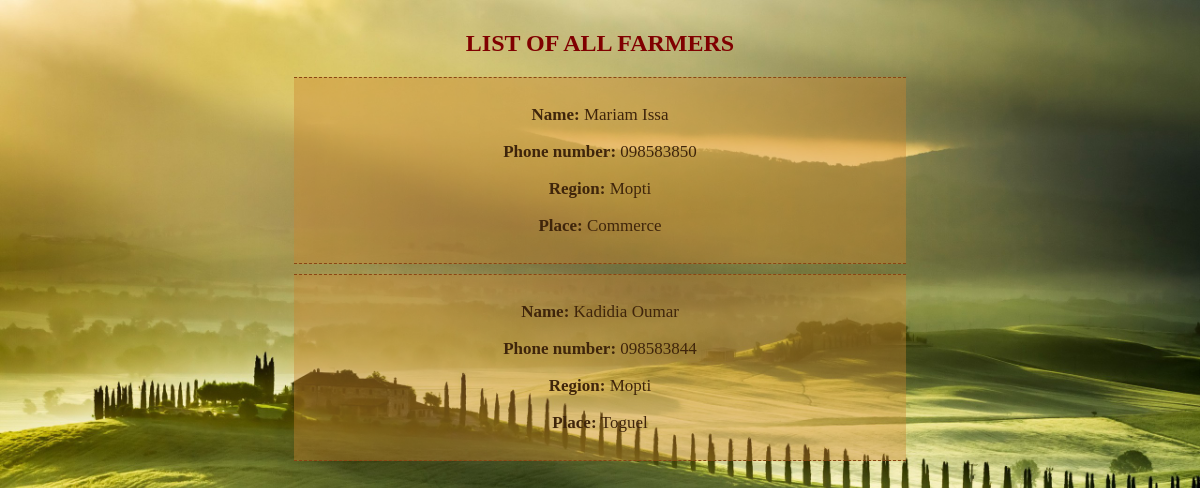
/farmers/, run on an earlier commit of the app's database.
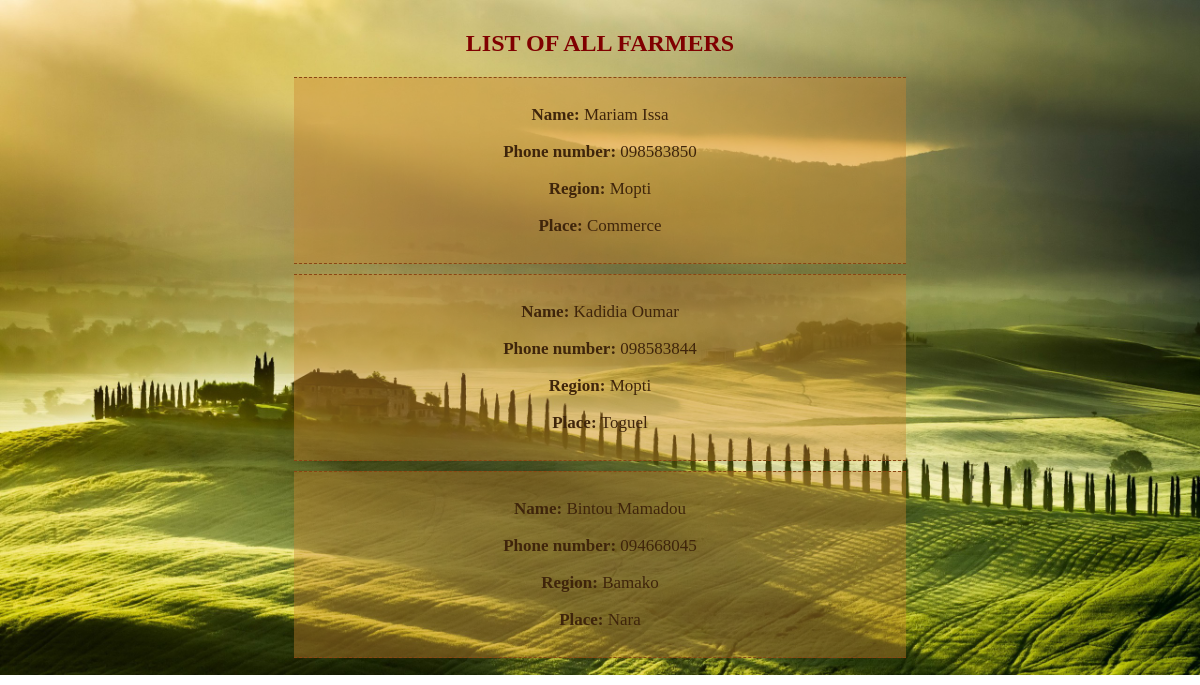
And on a later commit of the database.
### seeds/models.py (models this page shows, shortened)
class Farmer(models.Model):
    phone_number = models.CharField(primary_key=True, max_length=9)
    full_name = models.CharField(max_length=70)
    region = models.CharField(
      max_length=10,
      choices=[(tag.name, tag.value) for tag in RegionChoice]
    )
    place = models.CharField(max_length=200)

### seeds/views.py (the view)
# urls.py: path('farmers/', views.farmers_view, name='farmers'),
def farmers_view(request):
    farmer_list = Farmer.objects.order_by('-full_name')
    context = {
        'farmer_list': farmer_list,
    }
    return render(request, 'seeds/farmers.html', context)

### seeds/templates/seeds/farmers.html
{% load static %}
<link rel="stylesheet" type="text/css" href="{% static 'seeds/style.css' %}" />
<h2>LIST OF ALL FARMERS</h2>
{% if farmer_list %}
    <div>
    {% for farmer in farmer_list %}
        <div class="background_farmer">
            <p><b>Name: </b>{{ farmer.full_name }}</p>
            <p><b>Phone number: </b>{{ farmer.phone_number }}</p>
            <p><b>Region: </b>{{ farmer.region }}</p>
            <p><b>Place: </b>{{ farmer.place }}</p>
           </div>
    {% endfor %}
    </div>
{% else %}
    <p>There are no farmers available.</p>
{% endif %}

### seeds/static/seeds/style.css (style rules this page uses)
h2 { margin-top: 30px; color: #800000; }
.background_farmer { background: rgba(203, 134, 47, 0.4); border-top: 1px dashed #8B4513; border-bottom: 1px dashed #8B4513; width: 50%; margin: auto; margin-top: 10px; margin-bottom: 10px; padding: 10px; }
p { opacity: 1; font-size: 17px; color: #3F250B; }

What changed in the data, as far as the page shows it:
added Farmer: full_name "Bintou Mamadou", phone_number "094668045", region "Bamako", place "Nara"
